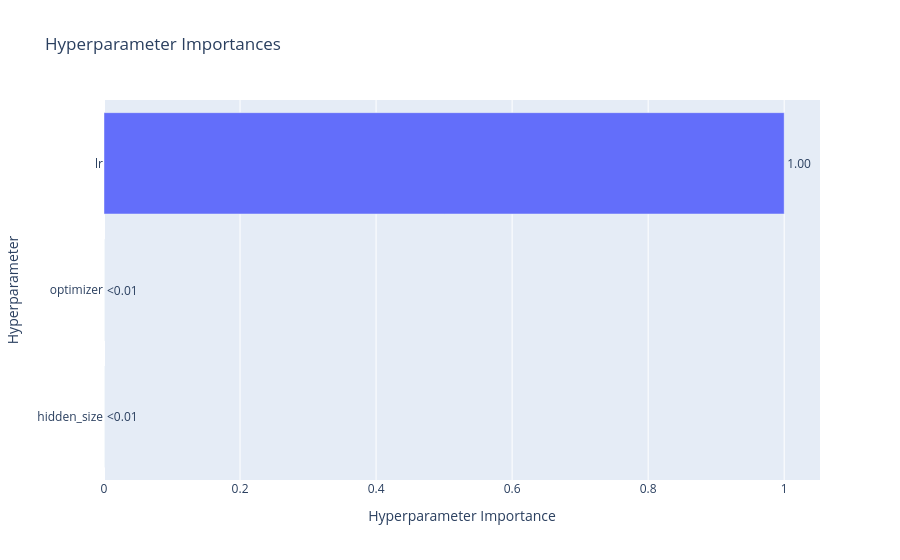

The notebook cell this image was saved under:
### Code cell
optuna.visualization.plot_param_importances(study)

### Figure 1 — Plotly figure (JSON) as saved in the notebook; plotly's stock layout.template omitted (floating-point values rounded to 4 significant figures)
{"data": [{"cliponaxis": false, "hovertemplate": ["hidden_size (IntDistribution): 0.0<extra></extra>", "optimizer (CategoricalDistribution): 0.0<extra></extra>", "lr (FloatDistribution): 1.0<extra></extra>"], "name": "Objective Value", "orientation": "h", "text": ["<0.01", "<0.01", "1.00"], "textposition": "outside", "type": "bar", "x": [0, 0, 1], "y": ["hidden_size", "optimizer", "lr"]}], "layout": {"title": {"text": "Hyperparameter Importances"}, "xaxis": {"title": {"text": "Hyperparameter Importance"}}, "yaxis": {"title": {"text": "Hyperparameter"}}}}
